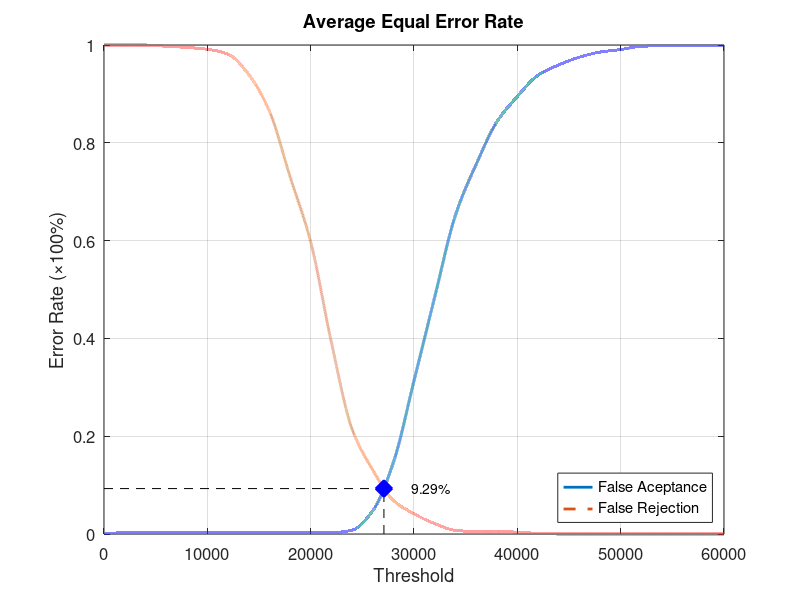
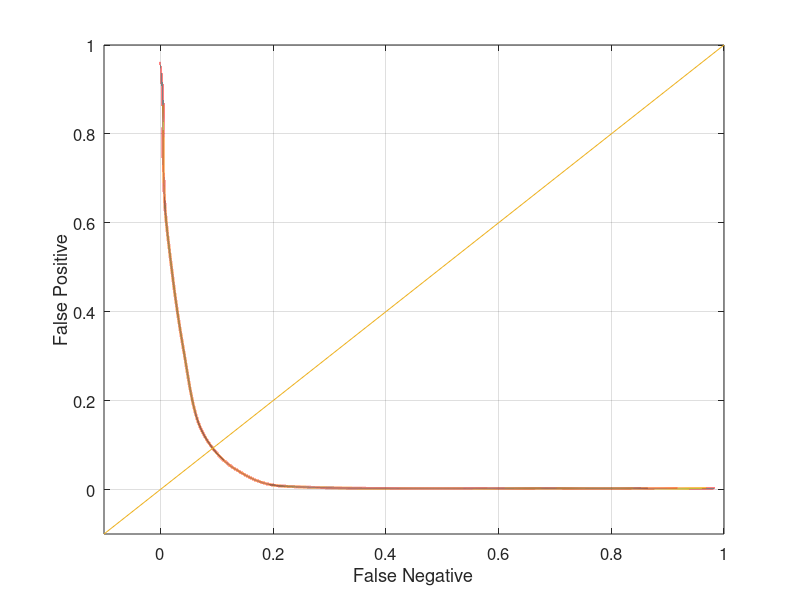

These figures' MATLAB source, in order:
function yEER = Experiment4Average
close all;
clear;
clc;
x = 0:2000:60000;
xq = 0:0.5:60000;

y0 = [0 0.00263158 0.00263158 0.00263158 0.00263158 0.00263158 0.00263158 0.00263158 0.00263158 0.00263158 0.00263158 0.00263158 0.00789474 0.0473684 0.146053 0.313158 0.484211 0.651316 0.755263 0.842105 0.894737 0.938158 0.959211 0.975 0.985526 0.990789 0.997368 0.998684 0.998684 0.998684 1];
yy0 = interp1(x, y0, xq, 'pchip');
y1 = [1 1 1 0.9975 0.995 0.99125 0.98125 0.94 0.865 0.73125 0.5975 0.3925 0.215 0.13125 0.06875 0.04125 0.02125 0.0075 0.005 0.005 0.00375 0.00125 0 0 0 0 0 0 0 0 0];
yy1 = interp1(x, y1, xq, 'pchip');

% Calculating EER: 
y2 = abs(y0 - y1);
find(y2 == min(y2))
yy2 = abs(yy0 - yy1);
xEER = find(yy2 == min(yy2));
xEERIndex = xq(xEER) % X-axis EER
yEER = yy0(xEER) % Y-axis EER

main = figure
plot(xq, yy0,'-','LineWidth', 2);	hold on
plot(xq, yy1,'--','LineWidth', 2);	hold on
plot([xEERIndex xEERIndex], [0 yEER], 'k--');	hold on
plot([0 xEERIndex], [yEER yEER], 'k--');	hold on
plot(xEERIndex, yEER, 'bx', 'LineWidth', 10);	hold on
text(xEERIndex + 10 * xEERIndex / 100, yEER, [num2str(round((10000 * yEER)) / 100) '%'])
legend('False Aceptance', 'False Rejection', 'Location', 'SouthEast')
xlabel('Threshold')
ylabel('Error Rate (\times100%)')
title('Average Equal Error Rate')
set(gca, 'FontSize', 12)
axis([0 60000 0 1])
grid on

print(main, 'Experiment4AverageMain', '-dpng');
FNRxFPR = figure('Color', [1 1 1]);
plot(yy1, yy0, '-', yy1, yy0, 'LineWidth', 2);
hold on
y = -0.1:0.1:1
plot(y, y); 
set(gca, 'FontSize', 12)
xlabel('False Negative')
ylabel('False Positive')
axis([-0.1 1 -0.1 1])
set(gca, 'FontSize', 12)
grid on

print(FNRxFPR, 'Experiment4AverageFNRxFPR','-dpng');
end
